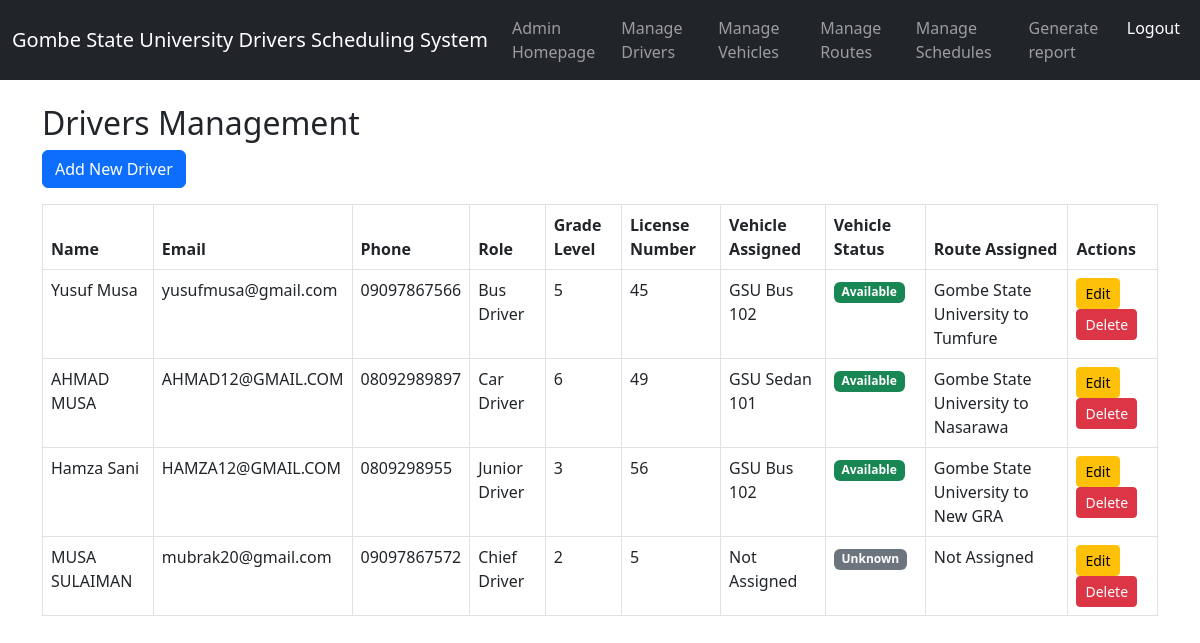
Page /admin/drivers.php on the committed database.
### tables this page shows
CREATE TABLE `drivers` (
  `id` int(11) NOT NULL,
  `name` varchar(100) NOT NULL,
  `email` varchar(100) NOT NULL,
  `phone` varchar(15) NOT NULL,
  `role` enum('Chief Driver','Junior Driver','Car Driver','Bus Driver') NOT NULL,
  `grade_level` varchar(20) NOT NULL,
  `license_number` varchar(50) NOT NULL,
  `vehicle_assigned` varchar(100) DEFAULT NULL,
  `route_assigned` varchar(100) DEFAULT NULL,
  `kilometers_traveled` decimal(10,2) DEFAULT 0.00,
  `salary` decimal(10,2) DEFAULT 0.00,
  `created_at` timestamp NOT NULL DEFAULT current_timestamp()
);

### admin/drivers.php (the view, shortened to what this page needs)
<?php
include '../config/db.php';
$query = "SELECT d.id, d.name, d.email, d.phone, d.role, d.grade_level, d.license_number,
                 COALESCE(v.vehicle_name, 'Not Assigned') AS vehicle_name,
                 COALESCE(v.status, 'Unknown') AS vehicle_status,
                 COALESCE(r.route_name, 'Not Assigned') AS route_name,
                 d.created_at
          FROM drivers d
          LEFT JOIN schedules s ON d.id = s.driver_id
          LEFT JOIN routes r ON s.route_id = r.id
          LEFT JOIN vehicles v ON s.vehicle_id = v.id
          ORDER BY d.id DESC";
$drivers = $conn->query($query);
?>
<!DOCTYPE html>
<html lang="en">
<head>
    <link rel="stylesheet" href="../assets/css/bootstrap.min.css">
    <link rel="stylesheet" href="https://cdn.jsdelivr.net/npm/bootstrap@5.3.0/dist/css/bootstrap.min.css">
</head>
<body>
<?php include '../includes/navbar.php'; ?>
<div class="container mt-4">
    <h2>Drivers Management</h2>
    <a href="add_driver.php" class="btn btn-primary mb-3">Add New Driver</a>
    <table class="table table-bordered">
    <thead>
        <tr>
            <th>Name</th>
            <th>Email</th>
            <th>Phone</th>
            <th>Role</th>
            <th>Grade Level</th>
            <th>License Number</th>
            <th>Vehicle Assigned</th>
            <th>Vehicle Status</th>
            <th>Route Assigned</th>
            <th>Actions</th>
        </tr>
    </thead>
    <tbody>
        <?php while ($driver = $drivers->fetch_assoc()) : ?>
            <tr>
                <td><?= htmlspecialchars($driver['name']); ?></td>
                <td><?= htmlspecialchars($driver['email']); ?></td>
                <td><?= htmlspecialchars($driver['phone']); ?></td>
                <td><?= htmlspecialchars($driver['role']); ?></td>
                <td><?= htmlspecialchars($driver['grade_level']); ?></td>
                <td><?= htmlspecialchars($driver['license_number']); ?></td>
                <td><?= !empty($driver['vehicle_name']) ? htmlspecialchars($driver['vehicle_name']) : 'Not Assigned'; ?></td>
                <td>
                    <?php if ($driver['vehicle_status'] == 'Available') : ?>
                        <span class="badge bg-success"><?= htmlspecialchars($driver['vehicle_status']); ?></span>
                    <?php elseif ($driver['vehicle_status'] == 'In Use') : ?>
                        <span class="badge bg-warning"><?= htmlspecialchars($driver['vehicle_status']); ?></span>
                    <?php elseif ($driver['vehicle_status'] == 'Maintenance') : ?>
                        <span class="badge bg-danger"><?= htmlspecialchars($driver['vehicle_status']); ?></span>
                    <?php else : ?>
                        <span class="badge bg-secondary">Unknown</span>
                    <?php endif; ?>
                </td>
                <td><?= !empty($driver['route_name']) ? htmlspecialchars($driver['route_name']) : 'Not Assigned'; ?></td>
                <td>
                    <a href="edit_driver.php?id=<?= $driver['id']; ?>" class="btn btn-sm btn-warning">Edit</a>
                    <a href="delete_driver.php?id=<?= $driver['id']; ?>" class="btn btn-sm btn-danger" onclick="return confirm('Are you sure?')">Delete</a>
                </td>
            </tr>
        <?php endwhile; ?>
    </tbody>
</table>
</div>
</body>
</html>

### rows in the picture
drivers: name "Yusuf Musa", email "yusufmusa@gmail.com", phone "09097867566", role "Bus Driver", grade_level "5", license_number "45", vehicle_name "GSU Bus 102", vehicle_status "Available", route_name "Gombe State University to Tumfure"
drivers: name "AHMAD MUSA", email "AHMAD12@GMAIL.COM", phone "08092989897", role "Car Driver", grade_level "6", license_number "49", vehicle_name "GSU Sedan 101", vehicle_status "Available", route_name "Gombe State University to Nasarawa"
drivers: name "Hamza Sani", email "HAMZA12@GMAIL.COM", phone "0809298955", role "Junior Driver", grade_level "3", license_number "56", vehicle_name "GSU Bus 102", vehicle_status "Available", route_name "Gombe State University to New GRA"
drivers: name "MUSA SULAIMAN", email "mubrak20@gmail.com", phone "09097867572", role "Chief Driver", grade_level "2", license_number "5", vehicle_name "Not Assigned", shows "Unknown", route_name "Not Assigned"
